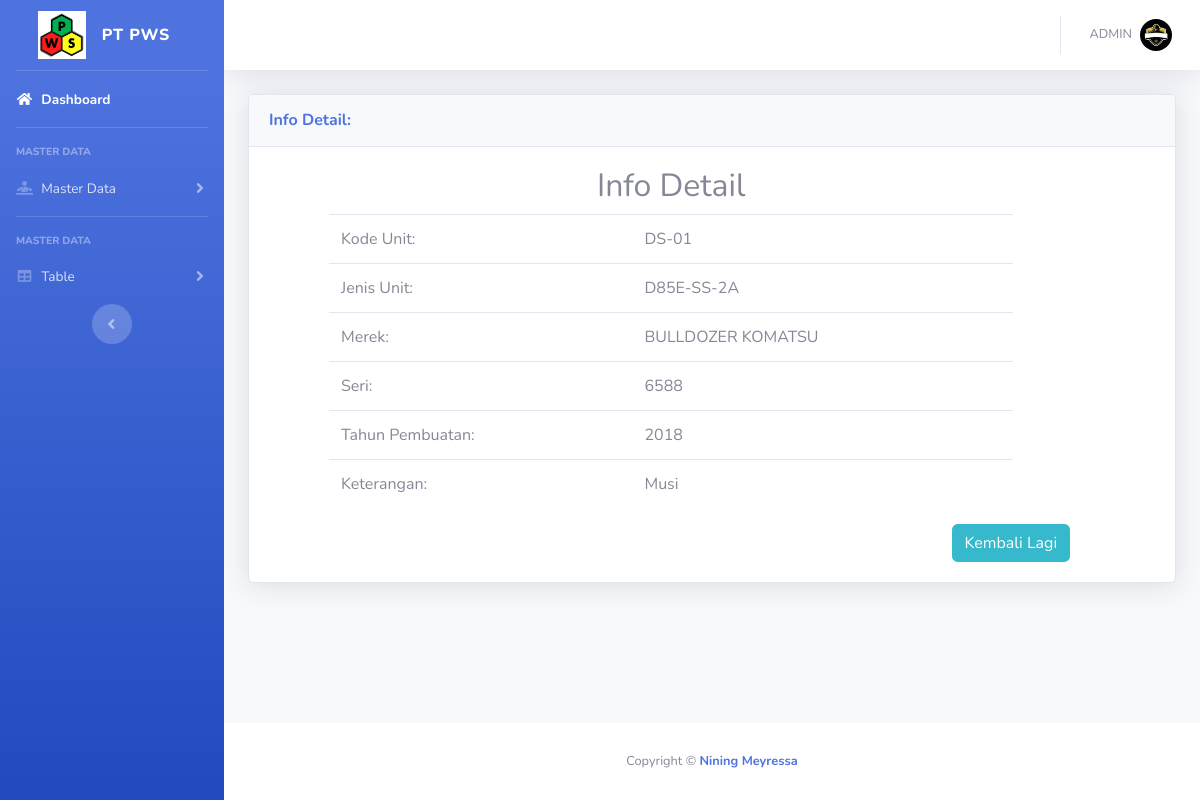
The app's page /admin/detail_unit.php?id=59 (signed in) with its own data.
### tables this page shows
CREATE TABLE `users` (
  `id` int(11) NOT NULL,
  `username` varchar(222) NOT NULL,
  `password` varchar(222) NOT NULL,
  `nama` varchar(222) NOT NULL,
  `foto` varchar(222) NOT NULL,
  `role` varchar(222) NOT NULL
);

CREATE TABLE `unit` (
  `id` int(25) NOT NULL,
  `kode_unit` varchar(250) NOT NULL,
  `jenis_unit` varchar(200) NOT NULL,
  `merek` varchar(210) NOT NULL,
  `seri` varchar(230) NOT NULL,
  `tanggal_pembuatan` varchar(250) NOT NULL,
  `keterangan` varchar(250) NOT NULL
);

### config/koneksi.php (called while the page is built)
<?php
$conn = mysqli_connect('localhost', 'root', '', 'rekam_pws') or die($conn);
function user()
{
  global $conn;
  $sss = mysqli_query($conn, "select * from users where id = '" . $_SESSION['user'] . "'");
  return mysqli_fetch_array($sss);
}

### admin/detail_unit.php (the view, shortened to what this page needs)
<?php
include '../config/koneksi.php';
?>
<!DOCTYPE html>
<html lang="en">
<head>
  <link href="vendor/fontawesome-free/css/all.min.css" rel="stylesheet" type="text/css">
  <link href="css/sb-admin-2.min.css" rel="stylesheet">
</head>
<body id="page-top">
  <div id="wrapper">
    <ul class="navbar-nav bg-gradient-primary sidebar sidebar-dark accordion" id="accordionSidebar">
      <a class="sidebar-brand d-flex align-items-center justify-content-center" href="">
        <input type="image" src="img/pws_logo.png" alt="Submit" width="48" height="48">
        <div class="sidebar-brand-text mx-3">PT PWS</div>
      </a>
      <hr class="sidebar-divider my-0">
      <li class="nav-item active">
        <a class="nav-link" href="index.php">
          <i class="fas fa-fw fa-home"></i>
          <span>Dashboard</span></a>
      </li>
      <hr class="sidebar-divider">
      <div class="sidebar-heading">
        Master Data
      </div>
      <li class="nav-item">
        <a class="nav-link collapsed" href="#" data-toggle="collapse" data-target="#collapseTwo" aria-expanded="true" aria-controls="collapseTwo">
          <i class="fas fa-fw fa-diagnoses"></i>
          <span>Master Data</span>
        </a>
      </li>
      <hr class="sidebar-divider">
      <div class="sidebar-heading">
        Master Data
      </div>
      <li class="nav-item">
        <a class="nav-link collapsed" href="#" data-toggle="collapse" data-target="#collapsePages" aria-expanded="true" aria-controls="collapsePages">
          <i class="fas fa-fw fa-table"></i>
          <span>Table</span>
        </a>
      </li>
      <div class="text-center d-none d-md-inline">
        <button class="rounded-circle border-0" id="sidebarToggle"></button>
      </div>
    </ul>
    <div id="content-wrapper" class="d-flex flex-column">
      <div id="content">
        <nav class="navbar navbar-expand navbar-light bg-white topbar mb-4 static-top shadow">
          <ul class="navbar-nav ml-auto">
            <?php
            $rrr = user();
            ?>
            <li class="nav-item dropdown no-arrow">
              <a class="nav-link dropdown-toggle" href="#" id="userDropdown" role="button" data-toggle="dropdown" aria-haspopup="true" aria-expanded="false">
                <span class="mr-2 d-none d-lg-inline text-gray-600 small"><?php echo $rrr['nama']; ?></span>
                <img class="img-profile rounded-circle" src=" img/<?php echo $rrr['foto'] ?>" alt="profile">
              </a>
            </li>
          </ul>
        </nav>
        <div class="container-fluid">
          <?php
          $id_brg = ($_GET['id']);
          $ggl = !$id_brg;
          if ($ggl) {
            echo "<div class='col-md-10 col-sm-12 col-xs-12 ml-5 mt-5'>";
            echo "<div class='alert alert-danger mt-4 ml-5' role='alert'>";
            echo "<p><center>Maaf Data Ini Tidak Tersedia</center></p>";
            echo   "</div>";
            echo "</div>";
          } else {
            $det = mysqli_query($conn, "select * from unit where id='$id_brg'") or die(mysql_error());
            while ($d = mysqli_fetch_array($det)) {
          ?>
              <div class="card shadow mb-4">
                <div class="card-header py-3 d-flex flex-row align-items-center justify-content-between">
                  <h6 class="m-0 font-weight-bold text-primary">Info Detail:</h6>
                </div>
                <div class="card-body">
                  <div class="row ml-5">
                    <div class="col-md-10 col-sm-12 col-xs-12">
                      <h2>
                        <center>Info Detail</center>
                      </h2>
                      <table class="table">
                        <tr>
                          <td>Kode Unit:</td>
                          <td><?php echo $d['kode_unit']; ?></td>
                        </tr>
                        <tr>
                          <td>Jenis Unit:</td>
                          <td><?php echo $d['jenis_unit']; ?></td>
                        </tr>
                        <tr>
                          <td>Merek:</td>
                          <td><?php echo $d['merek']; ?></td>
                        </tr>
                        <tr>
                          <td>Seri:</td>
                          <td><?php echo $d['seri']; ?></td>
                        </tr>
                        <tr>
                          <td>Tahun Pembuatan:</td>
                          <td><?php echo $d['tanggal_pembuatan']; ?></td>
                        </tr>
                        <tr>
                          <td>Keterangan:</td>
                          <td><?php echo $d['keterangan']; ?></td>
                        </tr>
                      </table>
                    </div>
                  </div>
              <?php
            }
          }
              ?>
              <div class="row">
                <div class="col-md-9">
                </div>
                <div class="col-md-3">
                  <a href="tab_unit.php"><button type="button" class="btn btn-info">Kembali Lagi</button></a>
                </div>
              </div>
                </div>
              </div>
        </div>
      </div>
      <footer class="sticky-footer bg-white">
        <div class="container my-auto">
          <div class="copyright text-center my-auto">
            <span>Copyright &copy; <a href="https://www.instagram.com/niningmr/" style="text-decoration: none;"><b>Nining Meyressa</b></a></span>
          </div>
        </div>
      </footer>
    </div>
  </div>
</body>
</html>

### records on screen
users: nama "ADMIN", foto (picture)
unit: kode_unit "DS-01", jenis_unit "D85E-SS-2A", merek "BULLDOZER KOMATSU", seri "6588", tanggal_pembuatan "2018", keterangan "Musi"
